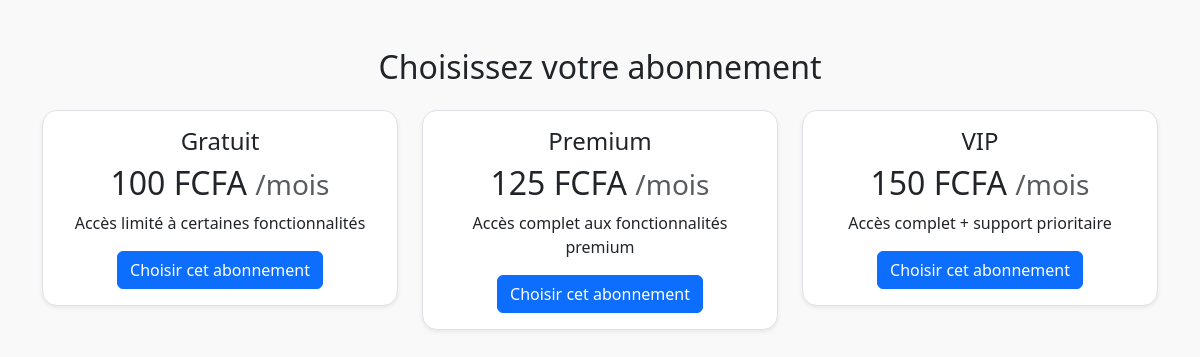
The page /abonnement.php (signed in) on the database its author committed.
### tables this page shows
CREATE TABLE `abonnement` (
  `id` int(11) NOT NULL,
  `nom` varchar(255) NOT NULL,
  `prix` int(11) NOT NULL,
  `description` text DEFAULT NULL,
  `duree` varchar(255) DEFAULT '1 mois'
);

### abonnement.php (the view, shortened to what this page needs)
<?php
try {
    $pdo = new PDO('mysql:host=localhost;dbname=watercontrol', 'root', '');
    $pdo->setAttribute(PDO::ATTR_ERRMODE, PDO::ERRMODE_EXCEPTION);
} catch (PDOException $e) {
    die("Erreur de connexion à la base de données : " . $e->getMessage());
}
$query = $pdo->prepare("SELECT * FROM abonnement");
$query->execute();
$plans = $query->fetchAll(PDO::FETCH_ASSOC);
?>
<!DOCTYPE html>
<html lang="fr">
<head>
    <link href="https://cdn.jsdelivr.net/npm/bootstrap@5.3.0/dist/css/bootstrap.min.css" rel="stylesheet">
</head>
<body>
    <div class="container py-5">
        <h2 class="text-center mb-4">Choisissez votre abonnement</h2>
        <div class="row justify-content-center g-4">
            <?php foreach ($plans as $plan): ?>
                <?php $isSelected = isset($_SESSION['selected_plan']) && $_SESSION['selected_plan']['id'] == $plan['id']; ?>
                <div class="col-md-4">
                    <div class="card pricing-card shadow-sm border <?= $isSelected ? 'border-success' : ''; ?>">
                        <div class="card-body text-center">
                            <h4 class="card-title">
                                <?= htmlspecialchars($plan['nom']); ?>
                            </h4>
                            <h2><?= number_format($plan['prix'], 0, ',', ' '); ?> FCFA <small class="text-muted">/mois</small></h2>
                            <p><?= htmlspecialchars($plan['description']); ?></p>
                            <form method="POST">
                                <button type="submit" class="btn btn-primary">
                                    <?= $isSelected ? 'Abonnement sélectionné' : 'Choisir cet abonnement'; ?>
                                </button>
                            </form>
                        </div>
                    </div>
                </div>
            <?php endforeach; ?>
        </div>
    </div>
</body>
</html>

### abonnement.php (style rules this page uses)
body { background-color: #f9f9f9; }
.pricing-card { border-radius: 15px; transition: transform 0.3s; }

### rows shown on the page
abonnement: nom "Gratuit", prix "100", description "Accès limité à certaines fonctionnalités"
abonnement: nom "Premium", prix "125", description "Accès complet aux fonctionnalités premium"
abonnement: nom "VIP", prix "150", description "Accès complet + support prioritaire"
